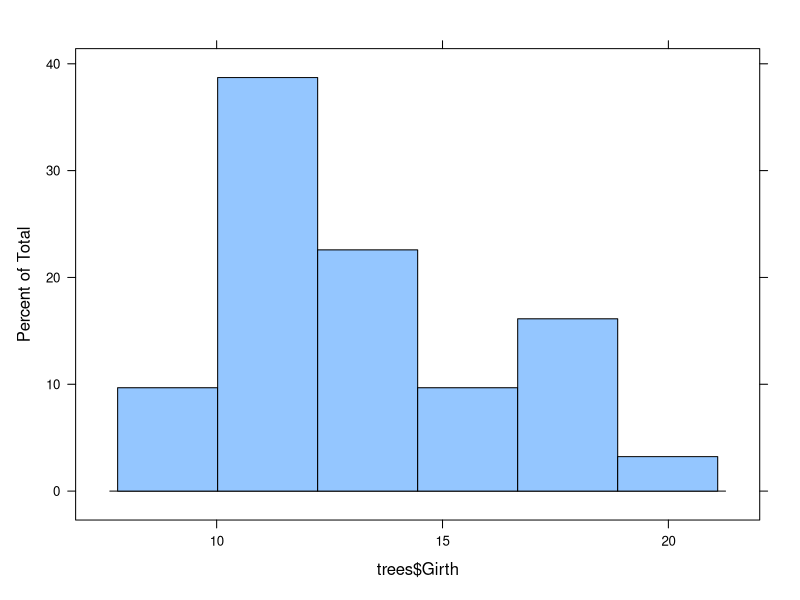
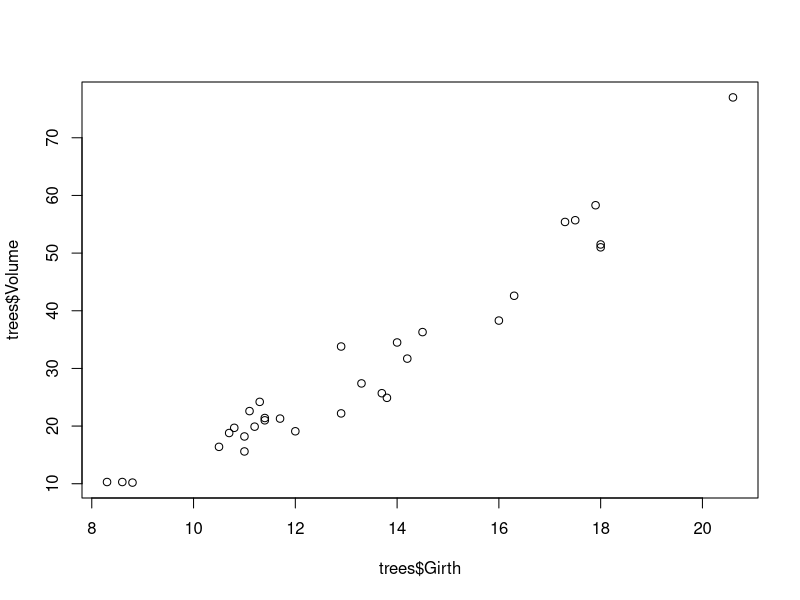
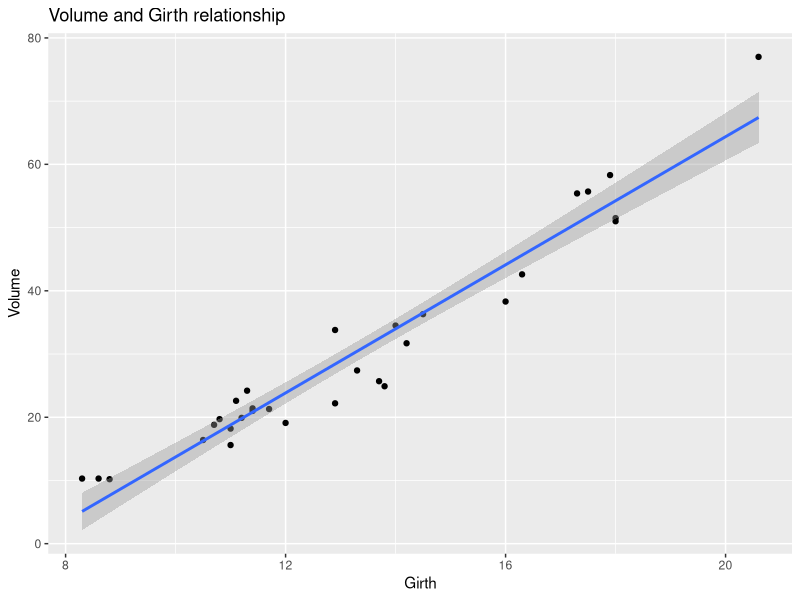

These charts were generated, in order, by the following R code:
## ---- chunk 1
library(knitr)
opts_chunk$set(tidy.opts=list(width.cutoff=48),tidy=TRUE)
## ---- chunk 2
data(trees)
head(trees)
summary(trees)
mean(trees$Girth)
mean(trees$Height)
sd(trees$Girth)
median(trees$Girth)
library(lattice)
histogram(trees$Girth)
plot(x=trees$Girth,y=trees$Volume)  # looks like some kind of relationship here...data
cor(trees$Girth,trees$Volume)
## ---- chunk 3
# lets draw it up with ggplot
library(ggplot2)
ggplot(data=trees,aes(x=Girth,y=Volume)) + geom_point() + geom_smooth(method="lm") + ggtitle("Volume and Girth relationship") 

myTreeRegression <- lm(data = trees, formula = Volume ~ Girth)
myTreeRegression
summary(myTreeRegression)
